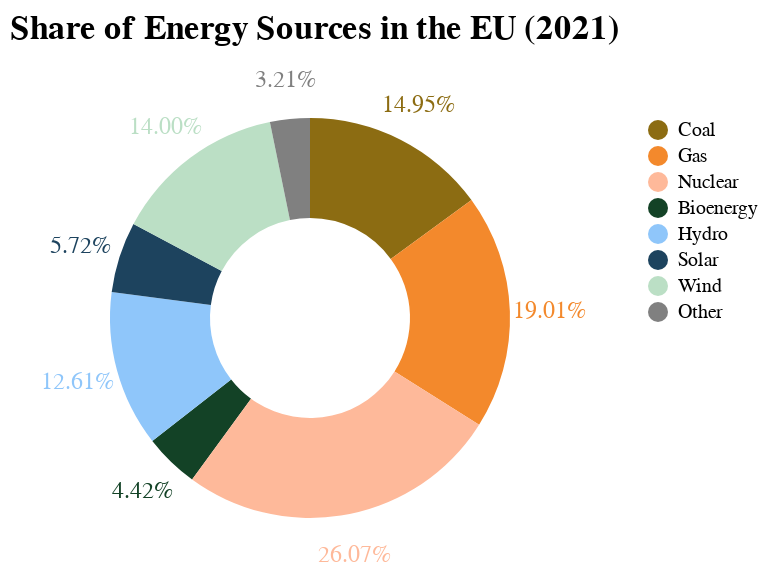

Source (notebook cell):
### Code cell
# modify dataframe and add column to sort by
electricity_europe_2021["Order"] = [4, 1, 2, 5, 3, 6, 7, 8]
# https://github.com/vega/altair/issues/3069
# define a color scale for the "Variable" categories
color_scale_2021 = alt.Scale(
    domain=["Coal", "Gas", "Nuclear", "Bioenergy",  "Hydro", "Solar", "Wind", "Other"],
    range=['#8c6c12', '#f3892c', '#feb99a', '#134226', '#8fc6fa', '#1D435E', '#BBDFC5', '#808080']
)

# base chart
# https://github.com/vega/altair/issues/3069
base_2021 = alt.Chart(electricity_europe_2021).encode(
    theta=alt.Theta("Value:Q", type = "quantitative", stack=True),
    color=alt.Color("Variable:N",
                    legend=alt.Legend(
                        title = None,
                        orient = "right",
                    ),
                    scale=color_scale_2021
    ),
    tooltip=alt.Tooltip("Value:Q", title="Value"),
    order = "Order"
).properties(
    title=alt.Title(text="Share of Energy Sources in the EU (2021)", offset=10),
    height=200
)

# pie chart
# https://github.com/vega/altair/issues/3069
pie_2021 = base_2021.mark_arc(innerRadius=50)

# Text labels showing percentage
# https://github.com/vega/altair/issues/3069 
text_2021 = base_2021.mark_text(
    radius=120, size=12
).transform_joinaggregate(
    total_value='sum(Value)'
).transform_calculate(
    percentage="datum.Value / datum.total_value"
).encode(
    text=alt.Text('percentage:Q', format='.2%')
)

# Combine pie chart and text labels
chart_4 = pie_2021 + text_2021

# format the title to be uniform
chart_4 = chart_4.configure_title(
    fontSize=17,
    anchor = "start",
    offset = 15
)

chart_4

### Figure 1 — Vega-Lite specification as saved in the notebook (floating-point values rounded to 4 significant figures)
{"config": {"view": {"continuousWidth": 300, "continuousHeight": 300}, "title": {"anchor": "start", "fontSize": 17, "offset": 15}}, "layer": [{"mark": {"type": "arc", "innerRadius": 50}, "encoding": {"color": {"field": "Variable", "legend": {"orient": "right", "title": null}, "scale": {"domain": ["Coal", "Gas", "Nuclear", "Bioenergy", "Hydro", "Solar", "Wind", "Other"], "range": ["#8c6c12", "#f3892c", "#feb99a", "#134226", "#8fc6fa", "#1D435E", "#BBDFC5", "#808080"]}, "type": "nominal"}, "order": {"field": "Order", "type": "quantitative"}, "theta": {"field": "Value", "stack": true, "type": "quantitative"}, "tooltip": {"field": "Value", "title": "Value", "type": "quantitative"}}, "title": {"text": "Share of Energy Sources in the EU (2021)", "offset": 10}}, {"mark": {"type": "text", "radius": 120, "size": 12}, "encoding": {"color": {"field": "Variable", "legend": {"orient": "right", "title": null}, "scale": {"domain": ["Coal", "Gas", "Nuclear", "Bioenergy", "Hydro", "Solar", "Wind", "Other"], "range": ["#8c6c12", "#f3892c", "#feb99a", "#134226", "#8fc6fa", "#1D435E", "#BBDFC5", "#808080"]}, "type": "nominal"}, "order": {"field": "Order", "type": "quantitative"}, "text": {"field": "percentage", "format": ".2%", "type": "quantitative"}, "theta": {"field": "Value", "stack": true, "type": "quantitative"}, "tooltip": {"field": "Value", "title": "Value", "type": "quantitative"}}, "title": {"text": "Share of Energy Sources in the EU (2021)", "offset": 10}, "transform": [{"joinaggregate": [{"op": "sum", "field": "Value", "as": "total_value"}]}, {"calculate": "datum.Value / datum.total_value", "as": "percentage"}]}], "data": {"name": "data-350d216d3363924e2f5121d09c1d1aeb"}, "height": 200, "$schema": "https://vega.github.io/schema/vega-lite/v5.20.1.json", "datasets": {"data-350d216d3363924e2f5121d09c1d1aeb": [{"Variable": "Bioenergy", "Value": 118.4, "Order": 4}, {"Variable": "Coal", "Value": 400.4, "Order": 1}, {"Variable": "Gas", "Value": 509.2, "Order": 2}, {"Variable": "Hydro", "Value": 337.8, "Order": 5}, {"Variable": "Nuclear", "Value": 698.1, "Order": 3}, {"Variable": "Solar", "Value": 153.1, "Order": 6}, {"Variable": "Wind", "Value": 374.9, "Order": 7}, {"Variable": "Other", "Value": 86.09, "Order": 8}]}}
